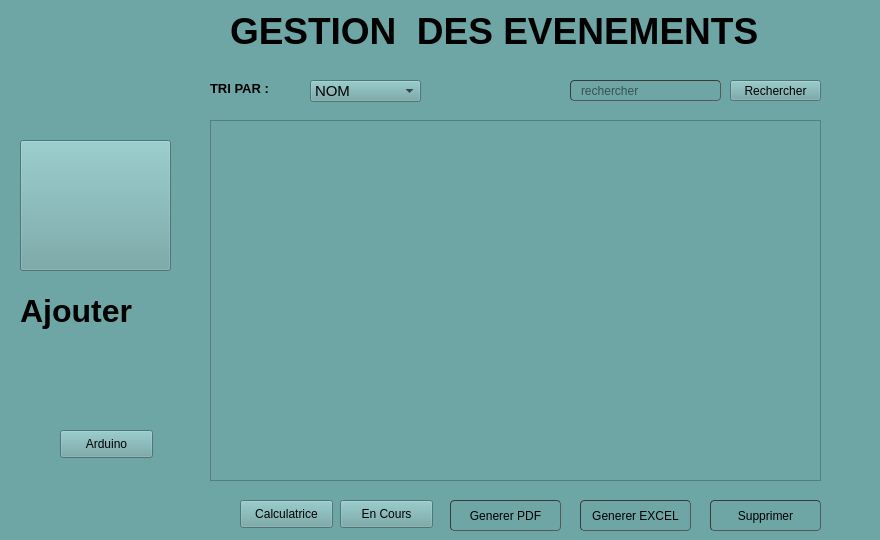
       <widget class="QWidget" name="page_4">
        <property name="styleSheet">
         <string notr="true">background-color: rgb(110, 165, 165)</string>
        </property>
        <widget class="QComboBox" name="comboBox">
         <property name="geometry">
          <rect>
           <x>310</x>
           <y>80</y>
           <width>111</width>
           <height>22</height>
          </rect>
         </property>
         <property name="font">
          <font>
           <pointsize>11</pointsize>
          </font>
         </property>
         <property name="styleSheet">
          <string notr="true">gridline-color: rgb(0, 0, 255);</string>
         </property>
         <item>
          <property name="text">
           <string>NOM</string>
          </property>
         </item>
         <item>
          <property name="text">
           <string>PRIX</string>
          </property>
         </item>
         <item>
          <property name="text">
           <string>DATE</string>
          </property>
         </item>
        </widget>
        <widget class="QLabel" name="label_3">
         <property name="geometry">
          <rect>
           <x>210</x>
           <y>80</y>
           <width>81</width>
           <height>16</height>
          </rect>
         </property>
         <property name="font">
          <font>
           <pointsize>10</pointsize>
           <weight>75</weight>
           <bold>true</bold>
          </font>
         </property>
         <property name="text">
          <string>TRI PAR :</string>
         </property>
        </widget>
        <widget class="QPushButton" name="excel">
         <property name="geometry">
          <rect>
           <x>580</x>
           <y>500</y>
           <width>111</width>
           <height>31</height>
          </rect>
         </property>
         <property name="styleSheet">
          <string notr="true">	border-width: 1px; border-radius: 4px;
	border-color: rgb(58, 58, 58);
	border-style: inset;
	padding: 0 8px;


	selection-color: rgb(60, 63, 65);</string>
         </property>
         <property name="text">
          <string>Generer EXCEL</string>
         </property>
         <property name="icon">
          <iconset>
           <normaloff>:/logo/delete.png</normaloff>:/logo/delete.png</iconset>
         </property>
        </widget>
        <widget class="QPushButton" name="pdf">
         <property name="geometry">
          <rect>
           <x>450</x>
           <y>500</y>
           <width>111</width>
           <height>31</height>
          </rect>
         </property>
         <property name="styleSheet">
          <string notr="true">	border-width: 1px; border-radius: 4px;
	border-color: rgb(58, 58, 58);
	border-style: inset;
	padding: 0 8px;


	selection-color: rgb(60, 63, 65);</string>
         </property>
         <property name="text">
          <string>Generer PDF</string>
         </property>
         <property name="icon">
          <iconset>
           <normaloff>:/logo/delete.png</normaloff>:/logo/delete.png</iconset>
         </property>
        </widget>
        <widget class="QPushButton" name="supprimer">
         <property name="geometry">
          <rect>
           <x>710</x>
           <y>500</y>
           <width>111</width>
           <height>31</height>
          </rect>
         </property>
         <property name="styleSheet">
          <string notr="true">	border-width: 1px; border-radius: 4px;
	border-color: rgb(58, 58, 58);
	border-style: inset;
	padding: 0 8px;


	selection-color: rgb(60, 63, 65);</string>
         </property>
         <property name="text">
          <string>Supprimer</string>
         </property>
         <property name="icon">
          <iconset>
           <normaloff>:/logo/delete.png</normaloff>:/logo/delete.png</iconset>
         </property>
        </widget>
        <widget class="QLineEdit" name="recherche">
         <property name="geometry">
          <rect>
           <x>570</x>
           <y>80</y>
           <width>151</width>
           <height>21</height>
          </rect>
         </property>
         <property name="styleSheet">
          <string notr="true">	border-width: 1px; border-radius: 4px;
	border-color: rgb(58, 58, 58);
	border-style: inset;
	padding: 0 8px;


	selection-background-color: rgb(187, 187, 187);
	
gridline-color: rgb(0, 0, 255);</string>
         </property>
         <property name="placeholderText">
          <string>rechercher</string>
         </property>
        </widget>
        <widget class="QPushButton" name="search">
         <property name="geometry">
          <rect>
           <x>730</x>
           <y>80</y>
           <width>91</width>
           <height>21</height>
          </rect>
         </property>
         <property name="font">
          <font>
           <pointsize>9</pointsize>
          </font>
         </property>
         <property name="text">
          <string>Rechercher</string>
         </property>
         <property name="iconSize">
          <size>
           <width>20</width>
           <height>20</height>
          </size>
         </property>
        </widget>
        <widget class="QLabel" name="label">
         <property name="geometry">
          <rect>
           <x>230</x>
           <y>10</y>
           <width>641</width>
           <height>41</height>
          </rect>
         </property>
         <property name="font">
          <font>
           <family>MS Shell Dlg 2</family>
           <pointsize>28</pointsize>
           <weight>75</weight>
           <bold>true</bold>
          </font>
         </property>
         <property name="text">
          <string>GESTION  DES EVENEMENTS</string>
         </property>
        </widget>
        <widget class="QTableView" name="tableView">
         <property name="geometry">
          <rect>
           <x>210</x>
           <y>120</y>
           <width>611</width>
           <height>361</height>
          </rect>
         </property>
         <property name="styleSheet">
          <string notr="true">gridline-color: rgb(0, 0, 255);

selection-color: rgb(0, 0, 255);</string>
         </property>
        </widget>
        <widget class="QPushButton" name="annuler">
         <property name="enabled">
          <bool>true</bool>
         </property>
         <property name="geometry">
          <rect>
           <x>20</x>
           <y>140</y>
           <width>151</width>
           <height>131</height>
          </rect>
         </property>
         <property name="styleSheet">
          <string notr="true">gridline-color: rgb(0, 0, 255);</string>
         </property>
         <property name="text">
          <string/>
         </property>
         <property name="icon">
          <iconset resource="projet.qrc">
           <normaloff>:/icons/523146.png</normaloff>:/icons/523146.png</iconset>
         </property>
         <property name="iconSize">
          <size>
           <width>150</width>
           <height>150</height>
          </size>
         </property>
         <property name="autoDefault">
          <bool>false</bool>
         </property>
        </widget>
        <widget class="QLabel" name="label_5">
         <property name="geometry">
          <rect>
           <x>20</x>
           <y>280</y>
           <width>161</width>
           <height>61</height>
          </rect>
         </property>
         <property name="font">
          <font>
           <family>MS Shell Dlg 2</family>
           <pointsize>24</pointsize>
           <weight>75</weight>
           <bold>true</bold>
          </font>
         </property>
         <property name="text">
          <string>Ajouter</string>
         </property>
        </widget>
        <widget class="QPushButton" name="encours">
         <property name="geometry">
          <rect>
           <x>340</x>
           <y>500</y>
           <width>93</width>
           <height>28</height>
          </rect>
         </property>
         <property name="text">
          <string>En Cours</string>
         </property>
        </widget>
        <widget class="QPushButton" name="pushButton">
         <property name="geometry">
          <rect>
           <x>240</x>
           <y>500</y>
           <width>93</width>
           <height>28</height>
          </rect>
         </property>
         <property name="text">
          <string>Calculatrice</string>
         </property>
        </widget>
        <widget class="QPushButton" name="arduino">
         <property name="geometry">
          <rect>
           <x>60</x>
           <y>430</y>
           <width>93</width>
           <height>28</height>
          </rect>
         </property>
         <property name="text">
          <string>Arduino</string>
         </property>
        </widget>
       </widget>
